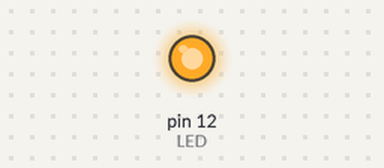
Recording of a program running on a simulated Arduino Uno, built with avr-gcc and run on an emulated ATmega328P. Shown: output pins drawn as LEDs (lit = HIGH).

Above: at 1.2 s.
At 3.8 s:
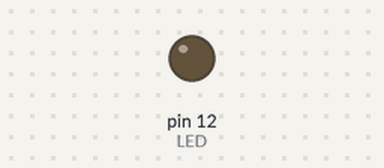
Timing chart, 0 to 6.6 s (numbered marks = the images above):
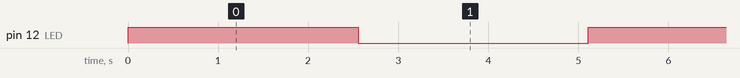

The program:

main.c
```c
//*************************************************************************
// steffen wrote this stuff for mikrocontrollerspielwiese.de
// have fun!
//*************************************************************************

#include "delay.h"
#include "digital.h"
#include "analog.h"
//#define BAUD_RATE 57600 //115200
//#include "serial.h" // serial Port (TX) defined in serial.S!

#define PU_BAUD_RATE 38400
#include <picoUART.h>

#define LED    PB4

void serOut(const char* str) {
  prints_P(str);
  /*
  while (*str)
    TxByte(*str++);
  */
}

int main(void){
  pinMode(LED,    OUTPUT);

  while (1) {
    serOut("Turning on LED\n");
    digitalWrite(LED, HIGH);
    _delay_ms(2550);
    serOut("Turning off LED\n");
    digitalWrite(LED, LOW);
    _delay_ms(2550);
  }

  return 0;
}
```

analog.c
```c
#include "analog.h"

#ifdef ADCSRA

int analogRead (uint8_t pin){
  int a=1, i=a, j=a;
  long int analogwert=0, analogwert1=0, analogwert2=0 ;

  while(j){
    while(i){
      ADCSRA=0x80;            // ADC eingeschaltet, kein Prescale
      ADMUX=pin;
      ADCSRA |=_BV(ADSC);     // single conversion mode ein
      while (ADCSRA & (1<<ADSC)) {;}  // auf Abschluss der Konvertierung warten
      analogwert+=ADCW;
      i--;
    }
    analogwert1 = analogwert/a;
    analogwert2 += analogwert1;
    j--;
  }
  analogwert=(analogwert2/a);
  return (analogwert);
}

#else

#include <stdlib.h>
int analogRead (uint8_t pin) {
  // No ADC on this MCU
  abort();
}

#endif
```

analog.h
```c
#ifndef ANALOG_H
#define ANALOG_H

/*
 * via http://www.sachsendreier.com/msw/projekte/attiny13_analog_bargraph/atiny13_analog_bargraph.html
 * Alternative: http://www.mikrocontroller.net/articles/AVR-GCC-Tutorial/Analoge_Ein-_und_Ausgabe#Nutzung_des_ADC
 */

#include <avr/io.h>

int analogRead(uint8_t pin);
#endif
```

delay.h
```c
// (licence header left out)
/*
 *  delay_x.h
 *
 *  Accurate delays ranging from a single CPU cycle up to
 *  more than 500 second (e.g. with 8MHz device):
 *
 *  The idea for the functions below was heavily inspired by the
 *  file <avr/delay.h> which is part of the excellent WinAVR
 *  distribution. Therefore, thanks to Marek Michalkiewicz and
 *  Joerg Wunsch.
 *
 *  The idea is to have the GCC preprocessor handle all calculations
 *  necessary for determining the exact implementation of a delay
 *  algorithm. The implementation itself is then inlined into the
 *  user code.
 *  In this way it is possible to always get the code size optimized
 *  delay implementation.
 *
 *  !!======================================================!!
 *  !! Requires compile time constants for the delay        !!
 *  !! Requires compiler optimization                       !!
 *  !!======================================================!!
 *
 */

#ifndef _AVR_DELAY_X_H_
#define _AVR_DELAY_X_H_ 1

#include <inttypes.h>

#ifndef F_CPU
# warning "Macro F_CPU must be defined"
#endif


/*
 *
 *   _ d e l a y _ n s (double __ns)
 *   _ d e l a y _ u s (double __us)
 *   _ d e l a y _ m s (double __ms)
 *   _ d e l a y _ s   (double __s)
 *
 *   Perform a very exact delay with a resolution as accurate as a
 *   single CPU clock (the macro F_CPU is supposed to be defined to a
 *   constant defining the CPU clock frequency in Hertz).
 *
 */
#define _delay_ns(__ns)     _delay_cycles( (double)(F_CPU)*((double)__ns)/1.0e9 + 0.5 )
#define _delay_us(__us)     _delay_cycles( (double)(F_CPU)*((double)__us)/1.0e6 + 0.5 )
#define _delay_ms(__ms)     _delay_cycles( (double)(F_CPU)*((double)__ms)/1.0e3 + 0.5 )
#define _delay_s(  __s)     _delay_cycles( (double)(F_CPU)*((double)__s )/1.0e0 + 0.5 )

/* ==========================================================================*/

/*
 * Forward declaration for all functions with attribute
 * 'always_inline' enforces GCC to inline the code (even
 * if it would be better not to do so from optimization
 * perspective).
 * Without this attribute GCC is free to implement
 * inline code or not (using the keyword 'inline'
 * alone is not sufficient).
 *
 */
static __inline__ void _NOP1( void) __attribute__((always_inline));
static __inline__ void _NOP2( void) __attribute__((always_inline));
static __inline__ void _NOP3( void) __attribute__((always_inline));
static __inline__ void _NOP4( void) __attribute__((always_inline));
static __inline__ void _NOP5( void) __attribute__((always_inline));
static __inline__ void _NOP6( void) __attribute__((always_inline));
static __inline__ void _NOP7( void) __attribute__((always_inline));
static __inline__ void _NOP8( void) __attribute__((always_inline));
static __inline__ void _NOP9( void) __attribute__((always_inline));
static __inline__ void _NOP10(void) __attribute__((always_inline));
static __inline__ void _NOP11(void) __attribute__((always_inline));
static __inline__ void _NOP12(void) __attribute__((always_inline));

static __inline__ void _delay_loop_3(  uint32_t) __attribute__((always_inline));
static __inline__ void _delay_loop_1_x( uint8_t) __attribute__((always_inline));
static __inline__ void _delay_loop_2_x(uint16_t) __attribute__((always_inline));
static __inline__ void _delay_loop_3_x(uint32_t) __attribute__((always_inline));

static __inline__ void _delay_cycles(const double) __attribute__((always_inline));


/*
 * _ N O P x ( void )
 *
 * Code size optimized NOPs - not using any registers
 *
 * These NOPs will be used for very short delays where
 * it is more code efficient than executing loops.
 *
 */
static __inline__ void _NOP1 (void) { __asm__ volatile ( "nop    " "\n\t" ); }
static __inline__ void _NOP2 (void) { __asm__ volatile ( "rjmp 1f" "\n\t"  "1:" "\n\t" ); }
static __inline__ void _NOP3 (void) { __asm__ volatile ( "lpm    " "\n\t" ); }
static __inline__ void _NOP4 (void) { _NOP3(); _NOP1(); }
static __inline__ void _NOP5 (void) { _NOP3(); _NOP2(); }
static __inline__ void _NOP6 (void) { _NOP3(); _NOP3(); }
static __inline__ void _NOP7 (void) { _NOP3(); _NOP3(); _NOP1(); }
static __inline__ void _NOP8 (void) { _NOP3(); _NOP3(); _NOP2(); }
static __inline__ void _NOP9 (void) { _NOP3(); _NOP3(); _NOP3(); }
static __inline__ void _NOP10(void) { _NOP3(); _NOP3(); _NOP3(); _NOP1(); }
static __inline__ void _NOP11(void) { _NOP3(); _NOP3(); _NOP3(); _NOP2(); }
static __inline__ void _NOP12(void) { _NOP3(); _NOP3(); _NOP3(); _NOP3(); }


/*
 *  _ d e l a y _ l o o p _ 3( uint32_t __count )
 *
 * This delay loop is not used in the code below: It is
 * a supplement to the _delay_loop_1() and _delay_loop_2()
 * within standard WinAVR <arv/delay.h> giving a wider
 * (32 bit) delay range.
 *
 */
static __inline__ void
_delay_loop_3( uint32_t __count )
{
    __asm__ volatile (
        "1: sbiw %A0,1" "\n\t"
        "sbc %C0,__zero_reg__" "\n\t"
        "sbc %D0,__zero_reg__" "\n\t"
        "brne 1b"
        : "=w" (__count)
        : "0" (__count)
    );
}


/*
 *  _ d e l a y _ l o o p _ 1 _ x( uint8_t __n )
 *  _ d e l a y _ l o o p _ 2 _ x( uint16_t  __n )
 *  _ d e l a y _ l o o p _ 3 _ x( uint32_t __n )
 *
 *  These delay loops always have exactly 4(8) cycles per loop.
 *  They use a 8/16/32 bit register counter respectively.
 *
 */
static __inline__ void      /* exactly 4 cycles/loop, max 2**8 loops */
_delay_loop_1_x( uint8_t __n )
{                                               /* cycles per loop      */
    __asm__ volatile (                          /* __n..one        zero */
        "1: dec  %0"   "\n\t"                   /*    1             1   */
        "   breq 2f"   "\n\t"                   /*    1             2   */
        "2: brne 1b"   "\n\t"                   /*    2             1   */
        : "=r" (__n)                            /*  -----         ----- */
        : "0" (__n)                             /*    4             4   */
    );
}

static __inline__ void      /* exactly 4 cycles/loop, max 2**16 loops */
_delay_loop_2_x( uint16_t __n )
{                                               /* cycles per loop      */
    __asm__ volatile (                          /* __n..one        zero */
        "1: sbiw %0,1"   "\n\t"                 /*    2             2   */
        "   brne 1b  "   "\n\t"                 /*    2             1   */
        "   nop      "   "\n\t"                 /*                  1   */
        : "=w" (__n)                            /*  -----         ----- */
        : "0" (__n)                             /*    4             4   */
    );
}

static __inline__ void      /* exactly 8 cycles/loop, max 2**32 loops */
_delay_loop_3_x( uint32_t __n )
{                                               /* cycles per loop      */
    __asm__ volatile (                          /* __n..one        zero */
        "1: sbiw %A0,1           "  "\n\t"      /*    2             2   */
        "   sbc  %C0,__zero_reg__"  "\n\t"      /*    1             1   */
        "   sbc  %D0,__zero_reg__"  "\n\t"      /*    1             1   */
        "   nop                  "  "\n\t"      /*    1             1   */
        "   breq 2f              "  "\n\t"      /*    1             2   */
        "2: brne 1b              "  "\n\t"      /*    2             1   */
        : "=w" (__n)                            /*  -----         ----- */
        : "0" (__n)                             /*    8             8   */
    );
}


/*
 *
 *  _ d e l a y _ c y c l e s (double __ticks_d)
 *
 *  Perform an accurate delay of a given number of processor cycles.
 *
 *  All the floating point arithmetic will be handled by the
 *  GCC Preprocessor and no floating point code will be generated.
 *  Allthough the parameter __ticks_d is of type 'double' this
 *  function can be called with any constant integer value, too.
 *  GCC will handle the casting appropriately.
 *
 *  With an 8 MHz clock e.g., delays ranging from 125 nanoseconds
 *  up to (2**32-1) * 125ns ~= 536,87 seconds are feasible.
 *
 */
static __inline__ void
_delay_cycles(const double __ticks_d)
{
    uint32_t __ticks = (uint32_t)(__ticks_d);
    uint32_t __padding;
    uint32_t __loops;

    /*
     * Special optimization for very
     * small delays - not using any register.
     */
    if( __ticks <= 12 )  {              /* this can be done with 4 opcodes      */
        __padding = __ticks;

    /* create a single byte counter */
    } else if( __ticks <= 0x400 )  {
        __ticks -= 1;                   /* caller needs 1 cycle to init counter */
        __loops = __ticks / 4;
        __padding = __ticks % 4;
        if( __loops != 0 )
            _delay_loop_1_x( (uint8_t)__loops );

    /* create a two byte counter */
    } else if( __ticks <= 0x40001 )  {
        __ticks -= 2;                   /* caller needs 2 cycles to init counter */
        __loops = __ticks / 4;
        __padding = __ticks % 4;
        if( __loops != 0 )
            _delay_loop_2_x( (uint16_t)__loops );

    /* create a four byte counter */
    } else  {
        __ticks -= 4;                   /* caller needs 4 cycles to init counter */
        __loops = __ticks / 8;
        __padding = __ticks % 8;
        if( __loops != 0 )
            _delay_loop_3_x( (uint32_t)__loops );
    }

    if( __padding ==  1 )  _NOP1();
    if( __padding ==  2 )  _NOP2();
    if( __padding ==  3 )  _NOP3();
    if( __padding ==  4 )  _NOP4();
    if( __padding ==  5 )  _NOP5();
    if( __padding ==  6 )  _NOP6();
    if( __padding ==  7 )  _NOP7();
    if( __padding ==  8 )  _NOP8();
    if( __padding ==  9 )  _NOP9();
    if( __padding == 10 ) _NOP10();
    if( __padding == 11 ) _NOP11();
    if( __padding == 12 ) _NOP12();
}


#endif /* _AVR_DELAY_X_H_ */
```

digital.c
```c
#include "digital.h"
#include <avr/interrupt.h>

void pinMode(uint8_t pin, uint8_t mode) {
  uint8_t sreg_local = SREG;
  cli();
  if(mode) {
    DDRB |= _BV(pin);
  }
  else {
    DDRB &= ~_BV(pin);
  }
  SREG = sreg_local;
}

void digitalWrite(uint8_t pin, uint8_t val) {
  uint8_t sreg_local = SREG;
  cli();
  if(val) {
    PORTB |= _BV(pin);
  }
  else {
    PORTB &= ~_BV(pin);
  }
  SREG = sreg_local;
}

int digitalRead(uint8_t pin) {
  if ( PINB & _BV(pin) ) {
    return 1;
  }
  else {
    return 0;
  }
}
```

digital.h
```c
#ifndef DIGITAL_H
#define DIGITAL_H

#define INPUT  0
#define OUTPUT 1
#define LOW    0
#define HIGH   1

#include <avr/io.h>

void pinMode(uint8_t pin, uint8_t mode);
void digitalWrite(uint8_t pin, uint8_t val);
int digitalRead(uint8_t pin);


#endif
```

picoUART.h
```c
// (licence header left out)
#pragma once

#include <avr/io.h>

#ifdef __cplusplus
extern "C" {
#endif

#ifndef PU_BAUD_RATE
#define PU_BAUD_RATE 115200L            // default baud rate
#endif

#ifndef PU_TX
#define PU_TX D,1
#define PU_RX D,0
#endif

// use static inline functions for type safety
extern inline float PUBIT_CYCLES() {return F_CPU/(PU_BAUD_RATE*1.0);}

// delay based on cycle count of asm code + 0.5 for rounding
extern inline int PUTXWAIT() {return PUBIT_CYCLES() - 7 + 0.5;}
extern inline int PURXWAIT() {return PUBIT_CYCLES() - 5 + 0.5;}

// correct for PURXWAIT skew in PURXSTART calculation
// skew is half of 7 delay intervals between 8 bits
extern inline float PUSKEW() {
    return (PUBIT_CYCLES() - (int)(PUBIT_CYCLES() + 0.5)) * 3.5;
}
// Time from falling edge of start bit to sample 1st bit is 1.5 *
// bit-time. Subtract 2 cycles for sbic, 1 for lsr, and PURXWAIT.
// Subtract 1.5 cycles because start bit detection is accurate to
// +-1.5 cycles.  Add 0.5 cycles for int rounding, and add skew.
extern inline int PURXSTART() {
    return (PUBIT_CYCLES()*1.5 -3 -PURXWAIT() -1 +PUSKEW());
}

// min rx/tx turn-around time in resistor-only 1-wire mode
inline void pu_rxtx_wait()
{
    __builtin_avr_delay_cycles(PUBIT_CYCLES()*1.5);
}

// I/O register macros
#define BIT(r,b)    (b)
#define PORT(r,b)   (PORT ## r)
#define DDR(r,b)    (DDR ## r)
#define PIN(r,b)    (PIN ## r)
#define bit(io)     BIT(io)
#define port(io)    PORT(io)
#define ddr(io)     DDR(io)
#define pin(io)     PIN(io)

// use up registers so only r25:r24 are free for the compiler
#define alloc_regs()\
    register int dummy1 asm("r20");\
    asm volatile ("" : "=r" (dummy1));\
    register int dummy2 asm("r26");\
    asm volatile ("" : "=r" (dummy2));\
    register int dummy3 asm("r30");\
    asm volatile ("" : "=r" (dummy3));

#define touch_regs()\
    asm volatile ("" :: "r" (dummy1));\
    asm volatile ("" :: "r" (dummy2));\
    asm volatile ("" :: "r" (dummy3));

__attribute((naked))
void _pu_tx()
{
    alloc_regs();
    register char c asm("r18");
    register char sr asm("r19");
    asm volatile (
    "cbi %[tx_port], %[tx_bit]\n"       // disable pullup
    "cli\n"
    "sbi %[tx_port]-1, %[tx_bit]\n"     // start bit
    "in r0, %[tx_port]\n"               // save DDR in r0
    "ldi %[sr], 3\n"                    // stop bit & idle state
    "Ltxbit:\n"
    : [c] "+r" (c),
      [sr] "+r" (sr)
    : [tx_port] "I" (_SFR_IO_ADDR(port(PU_TX))),
      [tx_bit] "I" (bit(PU_TX))
    );
    __builtin_avr_delay_cycles(PUTXWAIT());
    // 7 cycle loop
    asm volatile (
    "bst %[c], 0\n"                     // store lsb in T
    "bld r0, %[tx_bit]\n"
    "lsr %[sr]\n"                       // 2-byte shift register
    "ror %[c]\n"                        // shift for next bit
    "out %[tx_port], r0\n"
    "brne Ltxbit\n"
    "cbi %[tx_port]-1, %[tx_bit]\n"     // set to input mode
    "reti\n"                            // return & enable interrupts
    : [c] "+r" (c),
      [sr] "+r" (sr)
    : [tx_port] "I" (_SFR_IO_ADDR(port(PU_TX))),
      [tx_bit] "I" (bit(PU_TX))
    );
    touch_regs();
}

inline void pu_tx(char c)
{
    register char ch asm("r18") = c;
    asm volatile ("%~call %x1" : "+r"(ch) : "i"(_pu_tx) : "r19", "r24", "r25");
}

inline void prints_P(const char* s)
{
    register char c asm("r18");
    asm volatile (
    "1:\n"
    "lpm %[c], %a0+\n"                  // read next char
    "tst %[c]\n"
    "breq 1f\n"
    "%~call %x2\n"
    "rjmp 1b\n"
    "1:\n"
    : "+e" (s), [c] "+r" (c)
    : "i" (_pu_tx)
    : "r19", "r24", "r25"
    );
}

__attribute((naked))
void _pu_rx()
{
    alloc_regs();
    register char c asm("r18");
    register char dummy4 asm("r19");
    asm volatile (
    // wait for idle state (high)
    "1: sbis %[rx_pin], %[rx_bit]\n"
    "rjmp 1b\n"
    "ldi %[c], 0x80\n"                  // bit shift counter
    "cli\n"
    // wait for start bit (low)
    "1: sbic %[rx_pin], %[rx_bit]\n"
    "rjmp 1b\n"
    : [c] "=d" (c)
    : [rx_pin] "I" (_SFR_IO_ADDR(pin(PU_RX))),
      [rx_bit] "I" (bit(PU_RX))
    );
    __builtin_avr_delay_cycles(PURXSTART());
    asm volatile ("Lrxbit:");
    __builtin_avr_delay_cycles(PURXWAIT());
    // 5 cycle loop
    asm volatile (
    "lsr %[c]\n"
    "sbic %[rx_pin], %[rx_bit]\n"
    "ori %[c], 0x80\n"
    "brcc Lrxbit\n"
    "reti\n"
    : [c] "+d" (c)
    : [rx_pin] "I" (_SFR_IO_ADDR(pin(PU_RX))),
      [rx_bit] "I" (bit(PU_RX)),
      "r" (dummy4)
    );
    touch_regs();
}

inline char pu_rx()
{
    register char c asm("r18");
    asm ("%~call %x1" : "=r"(c) : "i"(_pu_rx) : "r24", "r25");
    return c;
}

#ifdef __cplusplus
} // extern "C"
#endif
```

Measured:
- by itself, pin 12 (LED): alternates HIGH for 2.6 s and LOW for 2.6 s
